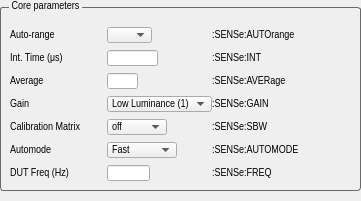
     <widget class="QWidget" name="widget_05_core_params" native="true">
      <property name="geometry">
       <rect>
        <x>298</x>
        <y>39</y>
        <width>361</width>
        <height>201</height>
       </rect>
      </property>
      <widget class="QGroupBox" name="groupBox_ar_params_2">
       <property name="geometry">
        <rect>
         <x>0</x>
         <y>0</y>
         <width>361</width>
         <height>191</height>
        </rect>
       </property>
       <property name="font">
        <font>
         <family>Arial Narrow</family>
         <pointsize>8</pointsize>
        </font>
       </property>
       <property name="styleSheet">
        <string notr="true">QGroupBox {

    border: 1px solid gray;
    border-color: #696969;
    border-radius: 3px;
    margin-top: 7px;
}

QGroupBox::title {
    subcontrol-origin: margin;
    left: 9px;
    padding: 0px 1px 0px 1px;
}</string>
       </property>
       <property name="title">
        <string>Core parameters</string>
       </property>
       <property name="alignment">
        <set>Qt::AlignLeading|Qt::AlignLeft|Qt::AlignVCenter</set>
       </property>
       <widget class="QWidget" name="gridLayoutWidget_5">
        <property name="geometry">
         <rect>
          <x>10</x>
          <y>20</y>
          <width>321</width>
          <height>171</height>
         </rect>
        </property>
        <layout class="QGridLayout" name="gridLayout_core_params">
         <property name="topMargin">
          <number>0</number>
         </property>
         <property name="bottomMargin">
          <number>0</number>
         </property>
         <property name="spacing">
          <number>0</number>
         </property>
         <item row="1" column="1">
          <widget class="QLineEdit" name="lineEdit_int_time">
           <property name="minimumSize">
            <size>
             <width>51</width>
             <height>16</height>
            </size>
           </property>
           <property name="maximumSize">
            <size>
             <width>51</width>
             <height>16</height>
            </size>
           </property>
           <property name="font">
            <font>
             <family>Arial Narrow</family>
             <pointsize>8</pointsize>
            </font>
           </property>
           <property name="toolTip">
            <string>&lt;html&gt;&lt;head/&gt;&lt;body&gt;&lt;p&gt;&lt;span style=&quot; font-family:Arial Narrow; font-size:9pt; font-weight:600;&quot;&gt;320 - 1000000&lt;/span&gt;&lt;/p&gt;&lt;/body&gt;&lt;/html&gt;</string>
           </property>
           <property name="layoutDirection">
            <enum>Qt::LeftToRight</enum>
           </property>
           <property name="alignment">
            <set>Qt::AlignLeading|Qt::AlignLeft|Qt::AlignVCenter</set>
           </property>
          </widget>
         </item>
         <item row="3" column="2">
          <widget class="QLabel" name="label_gain_2">
           <property name="minimumSize">
            <size>
             <width>0</width>
             <height>16</height>
            </size>
           </property>
           <property name="maximumSize">
            <size>
             <width>16777215</width>
             <height>16</height>
            </size>
           </property>
           <property name="font">
            <font>
             <family>Arial Narrow</family>
             <pointsize>8</pointsize>
            </font>
           </property>
           <property name="text">
            <string>:SENSe:GAIN</string>
           </property>
          </widget>
         </item>
         <item row="1" column="0">
          <widget class="QLabel" name="label_int_time">
           <property name="minimumSize">
            <size>
             <width>0</width>
             <height>16</height>
            </size>
           </property>
           <property name="maximumSize">
            <size>
             <width>16777215</width>
             <height>16</height>
            </size>
           </property>
           <property name="font">
            <font>
             <family>Arial Narrow</family>
             <pointsize>8</pointsize>
            </font>
           </property>
           <property name="text">
            <string>Int. Time (μs)</string>
           </property>
          </widget>
         </item>
         <item row="5" column="0">
          <widget class="QLabel" name="label_automode">
           <property name="minimumSize">
            <size>
             <width>0</width>
             <height>16</height>
            </size>
           </property>
           <property name="maximumSize">
            <size>
             <width>16777215</width>
             <height>16</height>
            </size>
           </property>
           <property name="font">
            <font>
             <family>Arial Narrow</family>
             <pointsize>8</pointsize>
            </font>
           </property>
           <property name="text">
            <string>Automode</string>
           </property>
          </widget>
         </item>
         <item row="0" column="0">
          <widget class="QLabel" name="label_int_time_2">
           <property name="minimumSize">
            <size>
             <width>0</width>
             <height>16</height>
            </size>
           </property>
           <property name="maximumSize">
            <size>
             <width>16777215</width>
             <height>16</height>
            </size>
           </property>
           <property name="font">
            <font>
             <family>Arial Narrow</family>
             <pointsize>8</pointsize>
            </font>
           </property>
           <property name="text">
            <string>Auto-range</string>
           </property>
          </widget>
         </item>
         <item row="2" column="2">
          <widget class="QLabel" name="label_avg_2">
           <property name="minimumSize">
            <size>
             <width>0</width>
             <height>16</height>
            </size>
           </property>
           <property name="maximumSize">
            <size>
             <width>16777215</width>
             <height>16</height>
            </size>
           </property>
           <property name="font">
            <font>
             <family>Arial Narrow</family>
             <pointsize>8</pointsize>
            </font>
           </property>
           <property name="text">
            <string>:SENSe:AVERage</string>
           </property>
          </widget>
         </item>
         <item row="4" column="2">
          <widget class="QLabel" name="label_sbw_2">
           <property name="minimumSize">
            <size>
             <width>0</width>
             <height>16</height>
            </size>
           </property>
           <property name="maximumSize">
            <size>
             <width>16777215</width>
             <height>16</height>
            </size>
           </property>
           <property name="font">
            <font>
             <family>Arial Narrow</family>
             <pointsize>8</pointsize>
            </font>
           </property>
           <property name="text">
            <string>:SENSe:SBW</string>
           </property>
          </widget>
         </item>
         <item row="2" column="1">
          <widget class="QLineEdit" name="lineEdit_avg">
           <property name="minimumSize">
            <size>
             <width>31</width>
             <height>16</height>
            </size>
           </property>
           <property name="maximumSize">
            <size>
             <width>31</width>
             <height>16</height>
            </size>
           </property>
           <property name="font">
            <font>
             <family>Arial Narrow</family>
             <pointsize>8</pointsize>
            </font>
           </property>
           <property name="toolTip">
            <string>&lt;html&gt;&lt;head/&gt;&lt;body&gt;&lt;p&gt;&lt;span style=&quot; font-family:Arial Narrow; font-size:9pt; font-weight:600;&quot;&gt;1 - 255&lt;/span&gt;&lt;/p&gt;&lt;/body&gt;&lt;/html&gt;</string>
           </property>
           <property name="alignment">
            <set>Qt::AlignLeading|Qt::AlignLeft|Qt::AlignVCenter</set>
           </property>
          </widget>
         </item>
         <item row="3" column="0">
          <widget class="QLabel" name="label_gain">
           <property name="minimumSize">
            <size>
             <width>0</width>
             <height>16</height>
            </size>
           </property>
           <property name="maximumSize">
            <size>
             <width>16777215</width>
             <height>16</height>
            </size>
           </property>
           <property name="font">
            <font>
             <family>Arial Narrow</family>
             <pointsize>8</pointsize>
            </font>
           </property>
           <property name="text">
            <string>Gain</string>
           </property>
          </widget>
         </item>
         <item row="0" column="2">
          <widget class="QLabel" name="label_int_time_3">
           <property name="minimumSize">
            <size>
             <width>0</width>
             <height>16</height>
            </size>
           </property>
           <property name="maximumSize">
            <size>
             <width>16777215</width>
             <height>16</height>
            </size>
           </property>
           <property name="font">
            <font>
             <family>Arial Narrow</family>
             <pointsize>8</pointsize>
            </font>
           </property>
           <property name="text">
            <string>:SENSe:AUTOrange</string>
           </property>
          </widget>
         </item>
         <item row="1" column="2">
          <widget class="QLabel" name="label_int_time_4">
           <property name="minimumSize">
            <size>
             <width>0</width>
             <height>16</height>
            </size>
           </property>
           <property name="maximumSize">
            <size>
             <width>16777215</width>
             <height>16</height>
            </size>
           </property>
           <property name="font">
            <font>
             <family>Arial Narrow</family>
             <pointsize>8</pointsize>
            </font>
           </property>
           <property name="text">
            <string>:SENSe:INT</string>
           </property>
          </widget>
         </item>
         <item row="2" column="0">
          <widget class="QLabel" name="label_avg">
           <property name="minimumSize">
            <size>
             <width>0</width>
             <height>16</height>
            </size>
           </property>
           <property name="maximumSize">
            <size>
             <width>16777215</width>
             <height>16</height>
            </size>
           </property>
           <property name="font">
            <font>
             <family>Arial Narrow</family>
             <pointsize>8</pointsize>
            </font>
           </property>
           <property name="text">
            <string>Average</string>
           </property>
          </widget>
         </item>
         <item row="0" column="1">
          <widget class="QComboBox" name="comboBox_autorange">
           <property name="minimumSize">
            <size>
             <width>45</width>
             <height>16</height>
            </size>
           </property>
           <property name="maximumSize">
            <size>
             <width>45</width>
             <height>16</height>
            </size>
           </property>
           <property name="font">
            <font>
             <family>Arial Narrow</family>
             <pointsize>8</pointsize>
            </font>
           </property>
           <property name="layoutDirection">
            <enum>Qt::LeftToRight</enum>
           </property>
           <property name="editable">
            <bool>false</bool>
           </property>
           <property name="placeholderText">
            <string>clooooosed</string>
           </property>
           <item>
            <property name="text">
             <string>OFF</string>
            </property>
           </item>
           <item>
            <property name="text">
             <string>ON</string>
            </property>
           </item>
          </widget>
         </item>
         <item row="5" column="1">
          <widget class="QComboBox" name="comboBox_automode">
           <property name="minimumSize">
            <size>
             <width>70</width>
             <height>16</height>
            </size>
           </property>
           <property name="maximumSize">
            <size>
             <width>70</width>
             <height>16</height>
            </size>
           </property>
           <property name="font">
            <font>
             <family>Arial Narrow</family>
             <pointsize>8</pointsize>
            </font>
           </property>
           <property name="layoutDirection">
            <enum>Qt::LeftToRight</enum>
           </property>
           <property name="editable">
            <bool>false</bool>
           </property>
           <item>
            <property name="text">
             <string>Fast</string>
            </property>
           </item>
           <item>
            <property name="text">
             <string>Normal</string>
            </property>
           </item>
           <item>
            <property name="text">
             <string>Slow</string>
            </property>
           </item>
           <item>
            <property name="text">
             <string>Hi-sense</string>
            </property>
           </item>
           <item>
            <property name="text">
             <string>Manual</string>
            </property>
           </item>
           <item>
            <property name="text">
             <string>Not Set!</string>
            </property>
           </item>
          </widget>
         </item>
         <item row="5" column="2">
          <widget class="QLabel" name="label_automode_2">
           <property name="minimumSize">
            <size>
             <width>0</width>
             <height>16</height>
            </size>
           </property>
           <property name="maximumSize">
            <size>
             <width>16777215</width>
             <height>16</height>
            </size>
           </property>
           <property name="font">
            <font>
             <family>Arial Narrow</family>
             <pointsize>8</pointsize>
            </font>
           </property>
           <property name="text">
            <string>:SENSe:AUTOMODE</string>
           </property>
          </widget>
         </item>
         <item row="4" column="1">
          <widget class="QComboBox" name="comboBox_sbw">
           <property name="minimumSize">
            <size>
             <width>60</width>
             <height>16</height>
            </size>
           </property>
           <property name="maximumSize">
            <size>
             <width>60</width>
             <height>16</height>
            </size>
           </property>
           <property name="font">
            <font>
             <family>Arial Narrow</family>
             <pointsize>8</pointsize>
            </font>
           </property>
           <property name="layoutDirection">
            <enum>Qt::LeftToRight</enum>
           </property>
           <property name="editable">
            <bool>false</bool>
           </property>
           <item>
            <property name="text">
             <string>off</string>
            </property>
           </item>
           <item>
            <property name="text">
             <string>factory</string>
            </property>
           </item>
           <item>
            <property name="text">
             <string>user1</string>
            </property>
           </item>
           <item>
            <property name="text">
             <string>user2</string>
            </property>
           </item>
           <item>
            <property name="text">
             <string>user3</string>
            </property>
           </item>
           <item>
            <property name="text">
             <string>user4</string>
            </property>
           </item>
           <item>
            <property name="text">
             <string>user5</string>
            </property>
           </item>
           <item>
            <property name="text">
             <string>user6</string>
            </property>
           </item>
           <item>
            <property name="text">
             <string>user7</string>
            </property>
           </item>
           <item>
            <property name="text">
             <string>user8</string>
            </property>
           </item>
           <item>
            <property name="text">
             <string>user9</string>
            </property>
           </item>
           <item>
            <property name="text">
             <string>user10</string>
            </property>
           </item>
           <item>
            <property name="text">
             <string>user11</string>
            </property>
           </item>
           <item>
            <property name="text">
             <string>user12</string>
            </property>
           </item>
           <item>
            <property name="text">
             <string>user13</string>
            </property>
           </item>
           <item>
            <property name="text">
             <string>user14</string>
            </property>
           </item>
           <item>
            <property name="text">
             <string>user15</string>
            </property>
           </item>
           <item>
            <property name="text">
             <string>user16</string>
            </property>
           </item>
           <item>
            <property name="text">
             <string>user17</string>
            </property>
           </item>
           <item>
            <property name="text">
             <string>user18</string>
            </property>
           </item>
           <item>
            <property name="text">
             <string>user19</string>
            </property>
           </item>
           <item>
            <property name="text">
             <string>user20</string>
            </property>
           </item>
           <item>
            <property name="text">
             <string>user21</string>
            </property>
           </item>
           <item>
            <property name="text">
             <string>user22</string>
            </property>
           </item>
           <item>
            <property name="text">
             <string>user23</string>
            </property>
           </item>
           <item>
            <property name="text">
             <string>user24</string>
            </property>
           </item>
           <item>
            <property name="text">
             <string>user25</string>
            </property>
           </item>
           <item>
            <property name="text">
             <string>user26</string>
            </property>
           </item>
           <item>
            <property name="text">
             <string>user27</string>
            </property>
           </item>
           <item>
            <property name="text">
             <string>user28</string>
            </property>
           </item>
           <item>
            <property name="text">
             <string>user29</string>
            </property>
           </item>
           <item>
            <property name="text">
             <string>user30</string>
            </property>
           </item>
          </widget>
         </item>
         <item row="6" column="0">
          <widget class="QLabel" name="label_dut_ar_freq">
           <property name="minimumSize">
            <size>
             <width>0</width>
             <height>16</height>
            </size>
           </property>
           <property name="maximumSize">
            <size>
             <width>16777215</width>
             <height>16</height>
            </size>
           </property>
           <property name="font">
            <font>
             <family>Arial Narrow</family>
             <pointsize>8</pointsize>
            </font>
           </property>
           <property name="text">
            <string>DUT Freq (Hz)</string>
           </property>
          </widget>
         </item>
         <item row="6" column="1">
          <widget class="QLineEdit" name="lineEdit_dut_ar_freq">
           <property name="minimumSize">
            <size>
             <width>43</width>
             <height>16</height>
            </size>
           </property>
           <property name="maximumSize">
            <size>
             <width>43</width>
             <height>16</height>
            </size>
           </property>
           <property name="font">
            <font>
             <family>Arial Narrow</family>
             <pointsize>8</pointsize>
            </font>
           </property>
           <property name="toolTip">
            <string>&lt;html&gt;&lt;head/&gt;&lt;body&gt;&lt;p&gt;&lt;span style=&quot; font-family:Arial Narrow; font-size:9pt; font-weight:600;&quot;&gt;0 - 250.0&lt;/span&gt;&lt;/p&gt;&lt;/body&gt;&lt;/html&gt;</string>
           </property>
           <property name="alignment">
            <set>Qt::AlignLeading|Qt::AlignLeft|Qt::AlignVCenter</set>
           </property>
          </widget>
         </item>
         <item row="6" column="2">
          <widget class="QLabel" name="label_dut_ar_freq_2">
           <property name="minimumSize">
            <size>
             <width>0</width>
             <height>16</height>
            </size>
           </property>
           <property name="maximumSize">
            <size>
             <width>16777215</width>
             <height>16</height>
            </size>
           </property>
           <property name="font">
            <font>
             <family>Arial Narrow</family>
             <pointsize>8</pointsize>
            </font>
           </property>
           <property name="text">
            <string>:SENSe:FREQ</string>
           </property>
          </widget>
         </item>
         <item row="3" column="1">
          <widget class="QComboBox" name="comboBox_gain">
           <property name="minimumSize">
            <size>
             <width>105</width>
             <height>16</height>
            </size>
           </property>
           <property name="maximumSize">
            <size>
             <width>105</width>
             <height>16</height>
            </size>
           </property>
           <property name="font">
            <font>
             <family>Arial Narrow</family>
             <pointsize>8</pointsize>
            </font>
           </property>
           <property name="layoutDirection">
            <enum>Qt::LeftToRight</enum>
           </property>
           <property name="styleSheet">
            <string notr="true"/>
           </property>
           <property name="editable">
            <bool>false</bool>
           </property>
           <item>
            <property name="text">
             <string>Low Luminance (1)</string>
            </property>
           </item>
           <item>
            <property name="text">
             <string>Med. Luminance (2)</string>
            </property>
           </item>
           <item>
            <property name="text">
             <string>High Luminance (3)</string>
            </property>
           </item>
          </widget>
         </item>
         <item row="4" column="0">
          <widget class="QLabel" name="label_sbw">
           <property name="minimumSize">
            <size>
             <width>97</width>
             <height>16</height>
            </size>
           </property>
           <property name="maximumSize">
            <size>
             <width>97</width>
             <height>16</height>
            </size>
           </property>
           <property name="font">
            <font>
             <family>Arial Narrow</family>
             <pointsize>8</pointsize>
            </font>
           </property>
           <property name="text">
            <string>Calibration Matrix</string>
           </property>
          </widget>
         </item>
        </layout>
       </widget>
      </widget>
     </widget>
